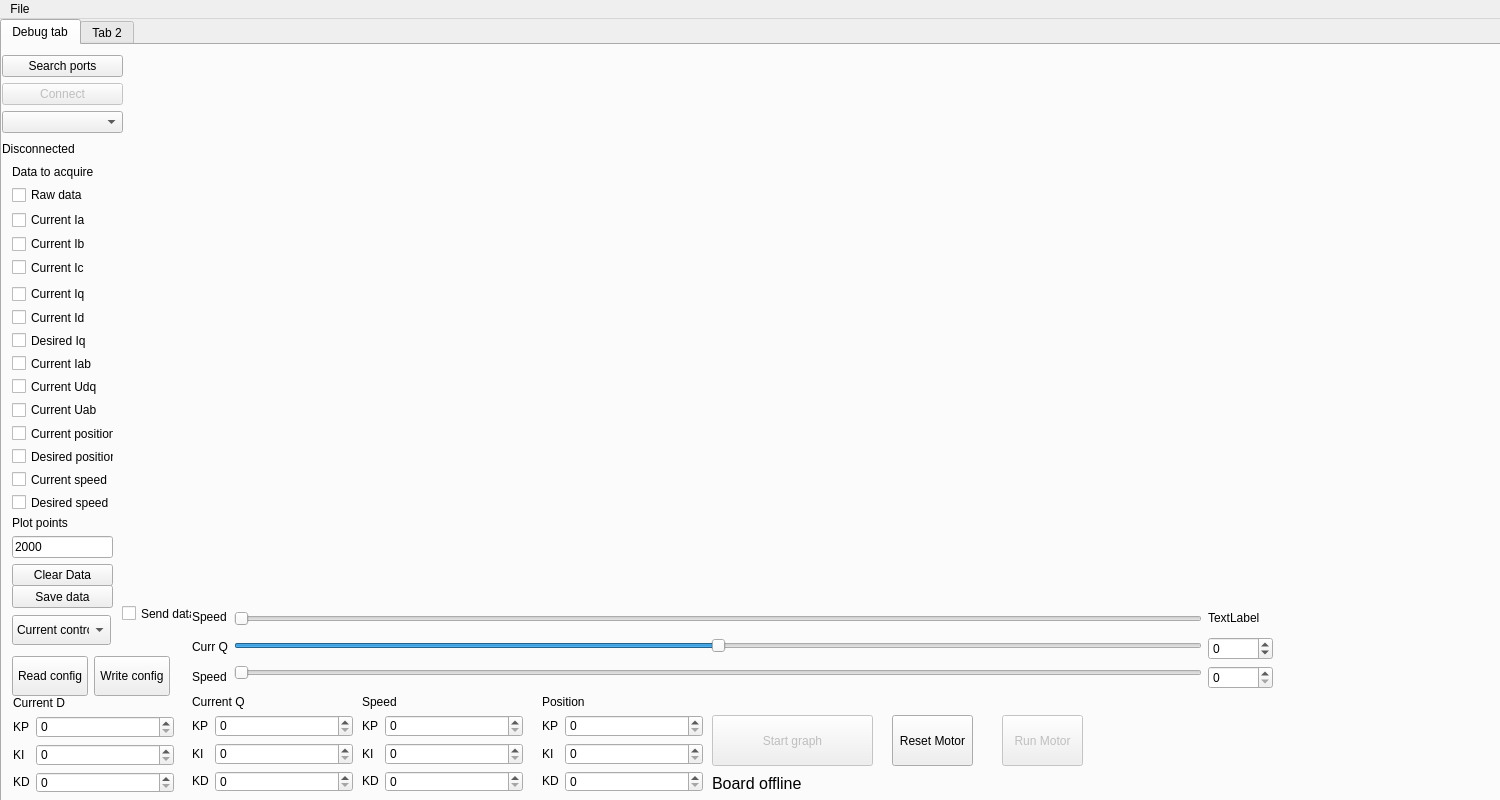
<?xml version="1.0" encoding="UTF-8"?>
<ui version="4.0">
 <class>MainWindow</class>
 <widget class="QMainWindow" name="MainWindow">
  <property name="enabled">
   <bool>true</bool>
  </property>
  <property name="geometry">
   <rect>
    <x>0</x>
    <y>0</y>
    <width>1500</width>
    <height>800</height>
   </rect>
  </property>
  <property name="minimumSize">
   <size>
    <width>1500</width>
    <height>800</height>
   </size>
  </property>
  <property name="maximumSize">
   <size>
    <width>1500</width>
    <height>800</height>
   </size>
  </property>
  <property name="windowTitle">
   <string>MainWindow</string>
  </property>
  <widget class="QWidget" name="centralwidget">
   <widget class="QTabWidget" name="tabWidget">
    <property name="geometry">
     <rect>
      <x>0</x>
      <y>0</y>
      <width>1501</width>
      <height>1252</height>
     </rect>
    </property>
    <property name="currentIndex">
     <number>0</number>
    </property>
    <widget class="QWidget" name="tab_bldcConf">
     <attribute name="title">
      <string>Debug tab</string>
     </attribute>
     <widget class="PlotWidget" name="graphWidget" native="true">
      <property name="geometry">
       <rect>
        <x>140</x>
        <y>0</y>
        <width>1351</width>
        <height>541</height>
       </rect>
      </property>
     </widget>
     <widget class="QPushButton" name="pb_start">
      <property name="enabled">
       <bool>false</bool>
      </property>
      <property name="geometry">
       <rect>
        <x>710</x>
        <y>670</y>
        <width>161</width>
        <height>51</height>
       </rect>
      </property>
      <property name="text">
       <string>Start graph</string>
      </property>
     </widget>
     <widget class="QPushButton" name="pb_resetMotor">
      <property name="geometry">
       <rect>
        <x>890</x>
        <y>670</y>
        <width>81</width>
        <height>51</height>
       </rect>
      </property>
      <property name="text">
       <string>Reset Motor</string>
      </property>
     </widget>
     <widget class="QComboBox" name="cb_controlType">
      <property name="geometry">
       <rect>
        <x>10</x>
        <y>570</y>
        <width>99</width>
        <height>30</height>
       </rect>
      </property>
      <property name="minimumSize">
       <size>
        <width>70</width>
        <height>30</height>
       </size>
      </property>
      <item>
       <property name="text">
        <string>Current control</string>
       </property>
      </item>
      <item>
       <property name="text">
        <string>Speed control</string>
       </property>
      </item>
      <item>
       <property name="text">
        <string>Position control</string>
       </property>
      </item>
     </widget>
     <widget class="QLabel" name="lb_boardStatus">
      <property name="geometry">
       <rect>
        <x>710</x>
        <y>730</y>
        <width>111</width>
        <height>16</height>
       </rect>
      </property>
      <property name="font">
       <font>
        <pointsize>12</pointsize>
       </font>
      </property>
      <property name="text">
       <string>Board offline</string>
      </property>
     </widget>
     <widget class="QWidget" name="layoutWidget">
      <property name="geometry">
       <rect>
        <x>10</x>
        <y>240</y>
        <width>102</width>
        <height>226</height>
       </rect>
      </property>
      <layout class="QVBoxLayout" name="verticalLayout_19">
       <item>
        <widget class="QCheckBox" name="chb_currentIq">
         <property name="text">
          <string>Current Iq</string>
         </property>
        </widget>
       </item>
       <item>
        <widget class="QCheckBox" name="chb_currentId">
         <property name="text">
          <string>Current Id</string>
         </property>
        </widget>
       </item>
       <item>
        <widget class="QCheckBox" name="chb_desiredIq">
         <property name="text">
          <string>Desired Iq</string>
         </property>
        </widget>
       </item>
       <item>
        <widget class="QCheckBox" name="chb_currentIab">
         <property name="text">
          <string>Current Iab</string>
         </property>
        </widget>
       </item>
       <item>
        <widget class="QCheckBox" name="chb_currentUdq">
         <property name="text">
          <string>Current Udq</string>
         </property>
        </widget>
       </item>
       <item>
        <widget class="QCheckBox" name="chb_currentUab">
         <property name="text">
          <string>Current Uab</string>
         </property>
        </widget>
       </item>
       <item>
        <widget class="QCheckBox" name="chb_currentPos">
         <property name="text">
          <string>Current position</string>
         </property>
        </widget>
       </item>
       <item>
        <widget class="QCheckBox" name="chb_desiredPos">
         <property name="text">
          <string>Desired position</string>
         </property>
        </widget>
       </item>
       <item>
        <widget class="QCheckBox" name="chb_currentSpeed">
         <property name="text">
          <string>Current speed</string>
         </property>
        </widget>
       </item>
       <item>
        <widget class="QCheckBox" name="chb_desiredSpeed">
         <property name="text">
          <string>Desired speed</string>
         </property>
        </widget>
       </item>
      </layout>
     </widget>
     <widget class="QWidget" name="layoutWidget">
      <property name="geometry">
       <rect>
        <x>0</x>
        <y>10</y>
        <width>121</width>
        <height>103</height>
       </rect>
      </property>
      <layout class="QVBoxLayout" name="verticalLayout_5">
       <item>
        <layout class="QVBoxLayout" name="verticalLayout">
         <item>
          <widget class="QPushButton" name="pb_searchPort">
           <property name="text">
            <string>Search ports</string>
           </property>
          </widget>
         </item>
         <item>
          <widget class="QPushButton" name="pb_connect">
           <property name="enabled">
            <bool>false</bool>
           </property>
           <property name="text">
            <string>Connect</string>
           </property>
          </widget>
         </item>
        </layout>
       </item>
       <item>
        <layout class="QVBoxLayout" name="verticalLayout_2">
         <item>
          <widget class="QComboBox" name="cb_ports"/>
         </item>
         <item>
          <widget class="QLabel" name="lb_status">
           <property name="text">
            <string>Disconnected</string>
           </property>
          </widget>
         </item>
        </layout>
       </item>
      </layout>
     </widget>
     <widget class="QWidget" name="layoutWidget">
      <property name="geometry">
       <rect>
        <x>10</x>
        <y>120</y>
        <width>98</width>
        <height>111</height>
       </rect>
      </property>
      <layout class="QVBoxLayout" name="verticalLayout_4">
       <item>
        <widget class="QLabel" name="label">
         <property name="text">
          <string>Data to acquire</string>
         </property>
        </widget>
       </item>
       <item>
        <widget class="QCheckBox" name="chb_rawdata">
         <property name="text">
          <string>Raw data</string>
         </property>
        </widget>
       </item>
       <item>
        <layout class="QVBoxLayout" name="verticalLayout_3">
         <item>
          <widget class="QCheckBox" name="chb_iacurr">
           <property name="text">
            <string>Current Ia</string>
           </property>
          </widget>
         </item>
         <item>
          <widget class="QCheckBox" name="chb_ibcurr">
           <property name="text">
            <string>Current Ib</string>
           </property>
          </widget>
         </item>
         <item>
          <widget class="QCheckBox" name="chb_iccurr">
           <property name="text">
            <string>Current Ic</string>
           </property>
          </widget>
         </item>
        </layout>
       </item>
      </layout>
     </widget>
     <widget class="QWidget" name="layoutWidget">
      <property name="geometry">
       <rect>
        <x>10</x>
        <y>470</y>
        <width>101</width>
        <height>71</height>
       </rect>
      </property>
      <layout class="QVBoxLayout" name="verticalLayout_21">
       <item>
        <layout class="QVBoxLayout" name="verticalLayout_20">
         <item>
          <widget class="QLabel" name="label_18">
           <property name="text">
            <string>Plot points</string>
           </property>
          </widget>
         </item>
         <item>
          <widget class="QLineEdit" name="le_plotPoints">
           <property name="text">
            <string>2000</string>
           </property>
          </widget>
         </item>
        </layout>
       </item>
       <item>
        <widget class="QPushButton" name="pb_clearData">
         <property name="text">
          <string>Clear Data</string>
         </property>
        </widget>
       </item>
      </layout>
     </widget>
     <widget class="QWidget" name="layoutWidget">
      <property name="geometry">
       <rect>
        <x>10</x>
        <y>610</y>
        <width>158</width>
        <height>42</height>
       </rect>
      </property>
      <layout class="QHBoxLayout" name="horizontalLayout_6">
       <item>
        <widget class="QPushButton" name="pb_readConf">
         <property name="minimumSize">
          <size>
           <width>60</width>
           <height>40</height>
          </size>
         </property>
         <property name="text">
          <string>Read config</string>
         </property>
        </widget>
       </item>
       <item>
        <widget class="QPushButton" name="pb_writeConf">
         <property name="minimumSize">
          <size>
           <width>60</width>
           <height>40</height>
          </size>
         </property>
         <property name="text">
          <string>Write config</string>
         </property>
        </widget>
       </item>
      </layout>
     </widget>
     <widget class="QWidget" name="layoutWidget_2">
      <property name="geometry">
       <rect>
        <x>190</x>
        <y>650</y>
        <width>161</width>
        <height>97</height>
       </rect>
      </property>
      <layout class="QVBoxLayout" name="verticalLayout_10">
       <item>
        <widget class="QLabel" name="label_6">
         <property name="text">
          <string>Current Q</string>
         </property>
        </widget>
       </item>
       <item>
        <layout class="QFormLayout" name="formLayout_2">
         <item row="0" column="0">
          <layout class="QVBoxLayout" name="verticalLayout_11">
           <item>
            <widget class="QLabel" name="label_7">
             <property name="text">
              <string>KP</string>
             </property>
            </widget>
           </item>
           <item>
            <widget class="QLabel" name="label_8">
             <property name="text">
              <string>KI</string>
             </property>
            </widget>
           </item>
           <item>
            <widget class="QLabel" name="label_9">
             <property name="text">
              <string>KD</string>
             </property>
            </widget>
           </item>
          </layout>
         </item>
         <item row="0" column="1">
          <layout class="QVBoxLayout" name="verticalLayout_12">
           <item>
            <widget class="QSpinBox" name="sb_currQkP">
             <property name="maximum">
              <number>65535</number>
             </property>
            </widget>
           </item>
           <item>
            <widget class="QSpinBox" name="sb_currQkI">
             <property name="maximum">
              <number>65535</number>
             </property>
            </widget>
           </item>
           <item>
            <widget class="QSpinBox" name="sb_currQkD">
             <property name="maximum">
              <number>65535</number>
             </property>
            </widget>
           </item>
          </layout>
         </item>
        </layout>
       </item>
      </layout>
     </widget>
     <widget class="QWidget" name="layoutWidget_3">
      <property name="geometry">
       <rect>
        <x>360</x>
        <y>650</y>
        <width>161</width>
        <height>97</height>
       </rect>
      </property>
      <layout class="QVBoxLayout" name="verticalLayout_13">
       <item>
        <widget class="QLabel" name="label_10">
         <property name="text">
          <string>Speed</string>
         </property>
        </widget>
       </item>
       <item>
        <layout class="QFormLayout" name="formLayout_3">
         <item row="0" column="0">
          <layout class="QVBoxLayout" name="verticalLayout_14">
           <item>
            <widget class="QLabel" name="label_11">
             <property name="text">
              <string>KP</string>
             </property>
            </widget>
           </item>
           <item>
            <widget class="QLabel" name="label_12">
             <property name="text">
              <string>KI</string>
             </property>
            </widget>
           </item>
           <item>
            <widget class="QLabel" name="label_13">
             <property name="text">
              <string>KD</string>
             </property>
            </widget>
           </item>
          </layout>
         </item>
         <item row="0" column="1">
          <layout class="QVBoxLayout" name="verticalLayout_15">
           <item>
            <widget class="QSpinBox" name="sb_speedkP">
             <property name="maximum">
              <number>65535</number>
             </property>
            </widget>
           </item>
           <item>
            <widget class="QSpinBox" name="sb_speedkI">
             <property name="maximum">
              <number>65535</number>
             </property>
            </widget>
           </item>
           <item>
            <widget class="QSpinBox" name="sb_speedkD">
             <property name="maximum">
              <number>65535</number>
             </property>
            </widget>
           </item>
          </layout>
         </item>
        </layout>
       </item>
      </layout>
     </widget>
     <widget class="QWidget" name="layoutWidget_4">
      <property name="geometry">
       <rect>
        <x>540</x>
        <y>650</y>
        <width>161</width>
        <height>97</height>
       </rect>
      </property>
      <layout class="QVBoxLayout" name="verticalLayout_16">
       <item>
        <widget class="QLabel" name="label_14">
         <property name="text">
          <string>Position</string>
         </property>
        </widget>
       </item>
       <item>
        <layout class="QFormLayout" name="formLayout_4">
         <item row="0" column="0">
          <layout class="QVBoxLayout" name="verticalLayout_17">
           <item>
            <widget class="QLabel" name="label_15">
             <property name="text">
              <string>KP</string>
             </property>
            </widget>
           </item>
           <item>
            <widget class="QLabel" name="label_16">
             <property name="text">
              <string>KI</string>
             </property>
            </widget>
           </item>
           <item>
            <widget class="QLabel" name="label_17">
             <property name="text">
              <string>KD</string>
             </property>
            </widget>
           </item>
          </layout>
         </item>
         <item row="0" column="1">
          <layout class="QVBoxLayout" name="verticalLayout_18">
           <item>
            <widget class="QSpinBox" name="sb_poskP">
             <property name="maximum">
              <number>65535</number>
             </property>
            </widget>
           </item>
           <item>
            <widget class="QSpinBox" name="sb_poskI">
             <property name="maximum">
              <number>65535</number>
             </property>
            </widget>
           </item>
           <item>
            <widget class="QSpinBox" name="sb_poskD">
             <property name="maximum">
              <number>65535</number>
             </property>
            </widget>
           </item>
          </layout>
         </item>
        </layout>
       </item>
      </layout>
     </widget>
     <widget class="QPushButton" name="pb_runMotor">
      <property name="enabled">
       <bool>false</bool>
      </property>
      <property name="geometry">
       <rect>
        <x>1000</x>
        <y>670</y>
        <width>81</width>
        <height>51</height>
       </rect>
      </property>
      <property name="text">
       <string>Run Motor</string>
      </property>
     </widget>
     <widget class="QCheckBox" name="cb_sendData">
      <property name="geometry">
       <rect>
        <x>120</x>
        <y>560</y>
        <width>70</width>
        <height>17</height>
       </rect>
      </property>
      <property name="text">
       <string>Send data</string>
      </property>
     </widget>
     <widget class="QPushButton" name="pb_saveData">
      <property name="geometry">
       <rect>
        <x>10</x>
        <y>540</y>
        <width>101</width>
        <height>23</height>
       </rect>
      </property>
      <property name="text">
       <string>Save data</string>
      </property>
     </widget>
     <widget class="QWidget" name="">
      <property name="geometry">
       <rect>
        <x>11</x>
        <y>651</y>
        <width>161</width>
        <height>97</height>
       </rect>
      </property>
      <layout class="QVBoxLayout" name="verticalLayout_9">
       <item>
        <widget class="QLabel" name="label_2">
         <property name="text">
          <string>Current D</string>
         </property>
        </widget>
       </item>
       <item>
        <layout class="QFormLayout" name="formLayout">
         <item row="0" column="0">
          <layout class="QVBoxLayout" name="verticalLayout_8">
           <item>
            <widget class="QLabel" name="label_3">
             <property name="text">
              <string>KP</string>
             </property>
            </widget>
           </item>
           <item>
            <widget class="QLabel" name="label_4">
             <property name="text">
              <string>KI</string>
             </property>
            </widget>
           </item>
           <item>
            <widget class="QLabel" name="label_5">
             <property name="text">
              <string>KD</string>
             </property>
            </widget>
           </item>
          </layout>
         </item>
         <item row="0" column="1">
          <layout class="QVBoxLayout" name="verticalLayout_7">
           <item>
            <widget class="QSpinBox" name="sb_currDkP">
             <property name="maximum">
              <number>65535</number>
             </property>
            </widget>
           </item>
           <item>
            <widget class="QSpinBox" name="sb_currDkI">
             <property name="maximum">
              <number>65535</number>
             </property>
            </widget>
           </item>
           <item>
            <widget class="QSpinBox" name="sb_currDkD">
             <property name="maximum">
              <number>65535</number>
             </property>
            </widget>
           </item>
          </layout>
         </item>
        </layout>
       </item>
      </layout>
     </widget>
     <widget class="QWidget" name="">
      <property name="geometry">
       <rect>
        <x>190</x>
        <y>560</y>
        <width>1081</width>
        <height>84</height>
       </rect>
      </property>
      <layout class="QHBoxLayout" name="horizontalLayout_2">
       <item>
        <layout class="QVBoxLayout" name="verticalLayout_23">
         <item>
          <widget class="QLabel" name="label_22">
           <property name="text">
            <string>Speed</string>
           </property>
          </widget>
         </item>
         <item>
          <widget class="QLabel" name="label_23">
           <property name="text">
            <string>Curr Q</string>
           </property>
          </widget>
         </item>
         <item>
          <widget class="QLabel" name="label_24">
           <property name="text">
            <string>Speed</string>
           </property>
          </widget>
         </item>
        </layout>
       </item>
       <item>
        <layout class="QHBoxLayout" name="horizontalLayout">
         <item>
          <layout class="QVBoxLayout" name="verticalLayout_6">
           <item>
            <widget class="QSlider" name="hs_speedVal">
             <property name="enabled">
              <bool>false</bool>
             </property>
             <property name="maximum">
              <number>1600</number>
             </property>
             <property name="orientation">
              <enum>Qt::Horizontal</enum>
             </property>
            </widget>
           </item>
           <item>
            <widget class="QSlider" name="hs_currQval">
             <property name="minimum">
              <number>-65535</number>
             </property>
             <property name="maximum">
              <number>65535</number>
             </property>
             <property name="orientation">
              <enum>Qt::Horizontal</enum>
             </property>
            </widget>
           </item>
           <item>
            <widget class="QSlider" name="horizontalSlider_3">
             <property name="orientation">
              <enum>Qt::Horizontal</enum>
             </property>
            </widget>
           </item>
          </layout>
         </item>
         <item>
          <layout class="QVBoxLayout" name="verticalLayout_22">
           <item>
            <widget class="QLabel" name="label_19">
             <property name="text">
              <string>TextLabel</string>
             </property>
            </widget>
           </item>
           <item>
            <widget class="QSpinBox" name="sb_currQval">
             <property name="minimum">
              <number>-65535</number>
             </property>
             <property name="maximum">
              <number>65535</number>
             </property>
            </widget>
           </item>
           <item>
            <widget class="QSpinBox" name="spinBox_2"/>
           </item>
          </layout>
         </item>
        </layout>
       </item>
      </layout>
     </widget>
    </widget>
    <widget class="QWidget" name="tab_2">
     <attribute name="title">
      <string>Tab 2</string>
     </attribute>
    </widget>
   </widget>
  </widget>
  <widget class="QMenuBar" name="menubar">
   <property name="geometry">
    <rect>
     <x>0</x>
     <y>0</y>
     <width>1500</width>
     <height>21</height>
    </rect>
   </property>
   <widget class="QMenu" name="menuFile">
    <property name="title">
     <string>File</string>
    </property>
    <addaction name="actionSave_Config"/>
    <addaction name="actionLoad_config"/>
   </widget>
   <addaction name="menuFile"/>
  </widget>
  <action name="actionSave_Config">
   <property name="text">
    <string>Save Config</string>
   </property>
  </action>
  <action name="actionLoad_config">
   <property name="text">
    <string>Load config</string>
   </property>
  </action>
 </widget>
 <customwidgets>
  <customwidget>
   <class>PlotWidget</class>
   <extends>QWidget</extends>
   <header>pyqtgraph</header>
   <container>1</container>
  </customwidget>
 </customwidgets>
 <resources/>
 <connections>
  <connection>
   <sender>hs_speedVal</sender>
   <signal>valueChanged(int)</signal>
   <receiver>label_19</receiver>
   <slot>setNum(int)</slot>
   <hints>
    <hint type="sourcelabel">
     <x>984</x>
     <y>616</y>
    </hint>
    <hint type="destinationlabel">
     <x>1135</x>
     <y>618</y>
    </hint>
   </hints>
  </connection>
  <connection>
   <sender>hs_currQval</sender>
   <signal>valueChanged(int)</signal>
   <receiver>sb_currQval</receiver>
   <slot>setValue(int)</slot>
   <hints>
    <hint type="sourcelabel">
     <x>1108</x>
     <y>644</y>
    </hint>
    <hint type="destinationlabel">
     <x>1130</x>
     <y>649</y>
    </hint>
   </hints>
  </connection>
  <connection>
   <sender>sb_currQval</sender>
   <signal>valueChanged(int)</signal>
   <receiver>hs_currQval</receiver>
   <slot>setValue(int)</slot>
   <hints>
    <hint type="sourcelabel">
     <x>1138</x>
     <y>641</y>
    </hint>
    <hint type="destinationlabel">
     <x>1108</x>
     <y>640</y>
    </hint>
   </hints>
  </connection>
 </connections>
</ui>
